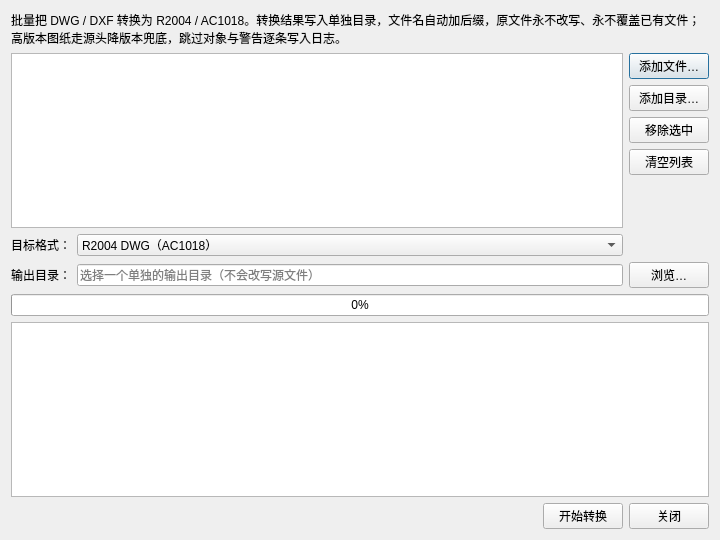
<?xml version="1.0" encoding="UTF-8"?>
<!-- SPDX-License-Identifier: GPL-3.0-or-later -->
<ui version="4.0">
 <class>BatchConvertDialog</class>
 <widget class="QDialog" name="BatchConvertDialog">
  <property name="windowTitle"><string>批量转换</string></property>
  <property name="geometry"><rect><x>0</x><y>0</y><width>720</width><height>540</height></rect></property>
  <layout class="QVBoxLayout" name="vboxBatch">
   <item>
    <widget class="QLabel" name="labelIntro">
     <property name="text"><string>批量把 DWG / DXF 转换为 R2004 / AC1018。转换结果写入单独目录，文件名自动加后缀，原文件永不改写、永不覆盖已有文件；高版本图纸走源头降版本兜底，跳过对象与警告逐条写入日志。</string></property>
     <property name="wordWrap"><bool>true</bool></property>
    </widget>
   </item>
   <item>
    <layout class="QHBoxLayout" name="layoutFiles">
     <item><widget class="QListWidget" name="fileList"><property name="selectionMode"><enum>QAbstractItemView::ExtendedSelection</enum></property></widget></item>
     <item>
      <layout class="QVBoxLayout" name="layoutFileButtons">
       <item><widget class="QPushButton" name="btnAddFiles"><property name="text"><string>添加文件…</string></property></widget></item>
       <item><widget class="QPushButton" name="btnAddFolder"><property name="text"><string>添加目录…</string></property></widget></item>
       <item><widget class="QPushButton" name="btnRemoveSelected"><property name="text"><string>移除选中</string></property></widget></item>
       <item><widget class="QPushButton" name="btnClearList"><property name="text"><string>清空列表</string></property></widget></item>
       <item><spacer name="spacerFileButtons"><property name="orientation"><enum>Qt::Vertical</enum></property><property name="sizeHint" stdset="0"><size><width>20</width><height>40</height></size></property></spacer></item>
      </layout>
     </item>
    </layout>
   </item>
   <item>
    <layout class="QGridLayout" name="gridOptions">
     <item row="0" column="0"><widget class="QLabel" name="labelTargetFormat"><property name="text"><string>目标格式：</string></property></widget></item>
     <item row="0" column="1">
      <widget class="QComboBox" name="comboFormat">
       <item><property name="text"><string>R2004 DWG（AC1018）</string></property></item>
       <item><property name="text"><string>AC1018 DXF</string></property></item>
      </widget>
     </item>
     <item row="1" column="0"><widget class="QLabel" name="labelOutputDir"><property name="text"><string>输出目录：</string></property></widget></item>
     <item row="1" column="1"><widget class="QLineEdit" name="outputDir"><property name="placeholderText"><string>选择一个单独的输出目录（不会改写源文件）</string></property></widget></item>
     <item row="1" column="2"><widget class="QPushButton" name="btnBrowseOutput"><property name="text"><string>浏览…</string></property></widget></item>
    </layout>
   </item>
   <item><widget class="QProgressBar" name="progressBar"><property name="value"><number>0</number></property></widget></item>
   <item><widget class="QPlainTextEdit" name="logText"><property name="readOnly"><bool>true</bool></property><property name="minimumSize"><size><width>0</width><height>150</height></size></property></widget></item>
   <item>
    <layout class="QHBoxLayout" name="layoutButtons">
     <item><spacer name="spacerButtons"><property name="orientation"><enum>Qt::Horizontal</enum></property><property name="sizeHint" stdset="0"><size><width>40</width><height>20</height></size></property></spacer></item>
     <item><widget class="QPushButton" name="btnStart"><property name="text"><string>开始转换</string></property></widget></item>
     <item><widget class="QPushButton" name="btnClose"><property name="text"><string>关闭</string></property></widget></item>
    </layout>
   </item>
  </layout>
 </widget>
 <resources/>
 <connections/>
</ui>
